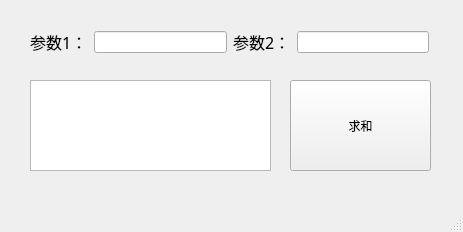
<?xml version="1.0" encoding="UTF-8"?>
<ui version="4.0">
 <class>mainWindow</class>
 <widget class="QMainWindow" name="mainWindow">
  <property name="geometry">
   <rect>
    <x>0</x>
    <y>0</y>
    <width>463</width>
    <height>232</height>
   </rect>
  </property>
  <property name="windowTitle">
   <string>自定义信号和槽函数</string>
  </property>
  <widget class="QWidget" name="centralwidget">
   <widget class="QPushButton" name="pushButton">
    <property name="geometry">
     <rect>
      <x>290</x>
      <y>80</y>
      <width>141</width>
      <height>91</height>
     </rect>
    </property>
    <property name="text">
     <string>求和</string>
    </property>
   </widget>
   <widget class="QTextEdit" name="textEdit">
    <property name="geometry">
     <rect>
      <x>30</x>
      <y>80</y>
      <width>241</width>
      <height>91</height>
     </rect>
    </property>
   </widget>
   <widget class="QWidget" name="">
    <property name="geometry">
     <rect>
      <x>30</x>
      <y>30</y>
      <width>399</width>
      <height>24</height>
     </rect>
    </property>
    <layout class="QGridLayout" name="gridLayout">
     <item row="0" column="0">
      <widget class="QLabel" name="label_1">
       <property name="font">
        <font>
         <family>小米兰亭 Light</family>
         <pointsize>12</pointsize>
         <weight>50</weight>
         <bold>false</bold>
        </font>
       </property>
       <property name="text">
        <string>参数1：</string>
       </property>
      </widget>
     </item>
     <item row="0" column="1">
      <widget class="QLineEdit" name="lineEdit_1"/>
     </item>
     <item row="0" column="2">
      <widget class="QLabel" name="label_2">
       <property name="font">
        <font>
         <family>小米兰亭 Light</family>
         <pointsize>12</pointsize>
         <weight>50</weight>
         <bold>false</bold>
        </font>
       </property>
       <property name="text">
        <string>参数2：</string>
       </property>
      </widget>
     </item>
     <item row="0" column="3">
      <widget class="QLineEdit" name="lineEdit_2"/>
     </item>
    </layout>
   </widget>
  </widget>
  <widget class="QMenuBar" name="menubar">
   <property name="geometry">
    <rect>
     <x>0</x>
     <y>0</y>
     <width>463</width>
     <height>23</height>
    </rect>
   </property>
  </widget>
  <widget class="QStatusBar" name="statusbar"/>
 </widget>
 <resources/>
 <connections/>
</ui>
